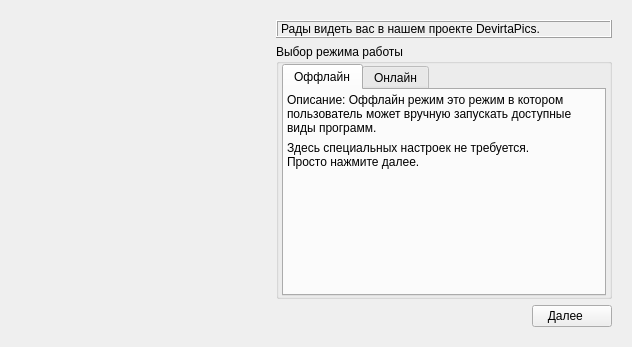
<?xml version="1.0" encoding="UTF-8"?>
<ui version="4.0">
 <class>MainWindow</class>
 <widget class="QMainWindow" name="MainWindow">
  <property name="geometry">
   <rect>
    <x>0</x>
    <y>0</y>
    <width>632</width>
    <height>347</height>
   </rect>
  </property>
  <property name="sizePolicy">
   <sizepolicy hsizetype="Fixed" vsizetype="Fixed">
    <horstretch>0</horstretch>
    <verstretch>0</verstretch>
   </sizepolicy>
  </property>
  <property name="minimumSize">
   <size>
    <width>632</width>
    <height>347</height>
   </size>
  </property>
  <property name="maximumSize">
   <size>
    <width>632</width>
    <height>347</height>
   </size>
  </property>
  <property name="windowTitle">
   <string>DevirtaPics. v.0.0.1</string>
  </property>
  <widget class="QWidget" name="centralwidget">
   <layout class="QVBoxLayout" name="verticalLayout_6">
    <item>
     <layout class="QHBoxLayout" name="horizontalLayout">
      <property name="leftMargin">
       <number>11</number>
      </property>
      <property name="topMargin">
       <number>11</number>
      </property>
      <property name="rightMargin">
       <number>11</number>
      </property>
      <property name="bottomMargin">
       <number>11</number>
      </property>
      <item>
       <widget class="QLabel" name="label">
        <property name="sizePolicy">
         <sizepolicy hsizetype="Expanding" vsizetype="Expanding">
          <horstretch>0</horstretch>
          <verstretch>0</verstretch>
         </sizepolicy>
        </property>
        <property name="maximumSize">
         <size>
          <width>250</width>
          <height>300</height>
         </size>
        </property>
        <property name="text">
         <string/>
        </property>
        <property name="pixmap">
         <pixmap>images/python.png</pixmap>
        </property>
        <property name="scaledContents">
         <bool>true</bool>
        </property>
        <property name="wordWrap">
         <bool>true</bool>
        </property>
       </widget>
      </item>
      <item>
       <layout class="QVBoxLayout" name="verticalLayout_2">
        <property name="leftMargin">
         <number>0</number>
        </property>
        <property name="topMargin">
         <number>0</number>
        </property>
        <property name="rightMargin">
         <number>0</number>
        </property>
        <property name="bottomMargin">
         <number>0</number>
        </property>
        <item>
         <widget class="QLabel" name="label_2">
          <property name="frameShape">
           <enum>QFrame::Box</enum>
          </property>
          <property name="frameShadow">
           <enum>QFrame::Raised</enum>
          </property>
          <property name="text">
           <string>Рады видеть вас в нашем проекте DevirtaPics.</string>
          </property>
          <property name="wordWrap">
           <bool>true</bool>
          </property>
         </widget>
        </item>
        <item>
         <widget class="QGroupBox" name="groupBox">
          <property name="title">
           <string>Выбор режима работы</string>
          </property>
          <layout class="QVBoxLayout" name="verticalLayout_3">
           <property name="leftMargin">
            <number>3</number>
           </property>
           <property name="topMargin">
            <number>0</number>
           </property>
           <property name="rightMargin">
            <number>3</number>
           </property>
           <property name="bottomMargin">
            <number>0</number>
           </property>
           <item>
            <widget class="QTabWidget" name="tabWidget">
             <property name="currentIndex">
              <number>0</number>
             </property>
             <widget class="QWidget" name="offline_mode">
              <attribute name="title">
               <string>Оффлайн</string>
              </attribute>
              <layout class="QVBoxLayout" name="verticalLayout_4">
               <property name="leftMargin">
                <number>3</number>
               </property>
               <property name="topMargin">
                <number>3</number>
               </property>
               <property name="rightMargin">
                <number>3</number>
               </property>
               <property name="bottomMargin">
                <number>3</number>
               </property>
               <item>
                <widget class="QLabel" name="label_3">
                 <property name="text">
                  <string>Описание: Оффлайн режим это режим в котором пользователь может вручную запускать доступные виды программ.</string>
                 </property>
                 <property name="wordWrap">
                  <bool>true</bool>
                 </property>
                </widget>
               </item>
               <item>
                <widget class="QLabel" name="label_7">
                 <property name="text">
                  <string>Здесь специальных настроек не требуется. 
Просто нажмите далее.</string>
                 </property>
                 <property name="wordWrap">
                  <bool>true</bool>
                 </property>
                </widget>
               </item>
               <item>
                <spacer name="verticalSpacer">
                 <property name="orientation">
                  <enum>Qt::Vertical</enum>
                 </property>
                 <property name="sizeHint" stdset="0">
                  <size>
                   <width>20</width>
                   <height>40</height>
                  </size>
                 </property>
                </spacer>
               </item>
              </layout>
             </widget>
             <widget class="QWidget" name="online_mode">
              <attribute name="title">
               <string>Онлайн</string>
              </attribute>
              <layout class="QVBoxLayout" name="verticalLayout_5">
               <property name="leftMargin">
                <number>3</number>
               </property>
               <property name="topMargin">
                <number>3</number>
               </property>
               <property name="rightMargin">
                <number>3</number>
               </property>
               <property name="bottomMargin">
                <number>3</number>
               </property>
               <item>
                <widget class="QLabel" name="label_6">
                 <property name="sizePolicy">
                  <sizepolicy hsizetype="Preferred" vsizetype="Preferred">
                   <horstretch>0</horstretch>
                   <verstretch>0</verstretch>
                  </sizepolicy>
                 </property>
                 <property name="minimumSize">
                  <size>
                   <width>0</width>
                   <height>30</height>
                  </size>
                 </property>
                 <property name="frameShape">
                  <enum>QFrame::NoFrame</enum>
                 </property>
                 <property name="frameShadow">
                  <enum>QFrame::Plain</enum>
                 </property>
                 <property name="text">
                  <string>Описание: Онлайн режим это режим, где доступные программы запускаются с удаленного устройства.</string>
                 </property>
                 <property name="textFormat">
                  <enum>Qt::AutoText</enum>
                 </property>
                 <property name="scaledContents">
                  <bool>false</bool>
                 </property>
                 <property name="wordWrap">
                  <bool>true</bool>
                 </property>
                 <property name="indent">
                  <number>1</number>
                 </property>
                </widget>
               </item>
               <item>
                <layout class="QHBoxLayout" name="horizontalLayout_2">
                 <item>
                  <widget class="QCheckBox" name="use_static">
                   <property name="text">
                    <string>Использовать статичный адрес и токен</string>
                   </property>
                   <property name="checked">
                    <bool>true</bool>
                   </property>
                  </widget>
                 </item>
                </layout>
               </item>
               <item>
                <layout class="QHBoxLayout" name="horizontalLayout_8">
                 <item>
                  <widget class="QLabel" name="label_4">
                   <property name="text">
                    <string>Адрес сервера:</string>
                   </property>
                  </widget>
                 </item>
                 <item>
                  <widget class="QLabel" name="addr">
                   <property name="text">
                    <string>АДРЕС : ПОРТ</string>
                   </property>
                  </widget>
                 </item>
                </layout>
               </item>
               <item>
                <layout class="QHBoxLayout" name="horizontalLayout_6">
                 <item>
                  <widget class="QLabel" name="label_5">
                   <property name="text">
                    <string>Токен для подключения:</string>
                   </property>
                  </widget>
                 </item>
                 <item>
                  <widget class="QLabel" name="token">
                   <property name="text">
                    <string>НЕ ОПРЕДЕЛЕН</string>
                   </property>
                  </widget>
                 </item>
                </layout>
               </item>
               <item>
                <layout class="QHBoxLayout" name="horizontalLayout_5">
                 <item>
                  <spacer name="horizontalSpacer">
                   <property name="orientation">
                    <enum>Qt::Horizontal</enum>
                   </property>
                   <property name="sizeHint" stdset="0">
                    <size>
                     <width>40</width>
                     <height>20</height>
                    </size>
                   </property>
                  </spacer>
                 </item>
                 <item>
                  <widget class="QPushButton" name="connect_btn">
                   <property name="autoFillBackground">
                    <bool>false</bool>
                   </property>
                   <property name="styleSheet">
                    <string notr="true"/>
                   </property>
                   <property name="text">
                    <string> Запустить </string>
                   </property>
                  </widget>
                 </item>
                </layout>
               </item>
               <item>
                <spacer name="verticalSpacer_2">
                 <property name="orientation">
                  <enum>Qt::Vertical</enum>
                 </property>
                 <property name="sizeHint" stdset="0">
                  <size>
                   <width>20</width>
                   <height>40</height>
                  </size>
                 </property>
                </spacer>
               </item>
               <item>
                <widget class="QLabel" name="online_info">
                 <property name="enabled">
                  <bool>true</bool>
                 </property>
                 <property name="sizePolicy">
                  <sizepolicy hsizetype="Expanding" vsizetype="Preferred">
                   <horstretch>0</horstretch>
                   <verstretch>0</verstretch>
                  </sizepolicy>
                 </property>
                 <property name="styleSheet">
                  <string notr="true">background: rgb(255, 170, 0);

</string>
                 </property>
                 <property name="text">
                  <string> Сервер не запущен  </string>
                 </property>
                 <property name="alignment">
                  <set>Qt::AlignCenter</set>
                 </property>
                </widget>
               </item>
              </layout>
             </widget>
            </widget>
           </item>
          </layout>
         </widget>
        </item>
        <item>
         <layout class="QHBoxLayout" name="horizontalLayout_4">
          <item>
           <spacer name="horizontalSpacer_2">
            <property name="orientation">
             <enum>Qt::Horizontal</enum>
            </property>
            <property name="sizeHint" stdset="0">
             <size>
              <width>40</width>
              <height>20</height>
             </size>
            </property>
           </spacer>
          </item>
          <item>
           <widget class="QPushButton" name="next_btn">
            <property name="text">
             <string>Далее    </string>
            </property>
            <property name="icon">
             <iconset>
              <normalon>images/non_loading_icon.png</normalon>
              <activeon>images/loading_icon.png</activeon>
              <selectedon>images/loading_icon.png</selectedon>
             </iconset>
            </property>
            <property name="checkable">
             <bool>false</bool>
            </property>
            <property name="checked">
             <bool>false</bool>
            </property>
           </widget>
          </item>
         </layout>
        </item>
       </layout>
      </item>
     </layout>
    </item>
   </layout>
  </widget>
 </widget>
 <resources>
  <include location="resource/stw.qrc"/>
 </resources>
 <connections/>
</ui>
